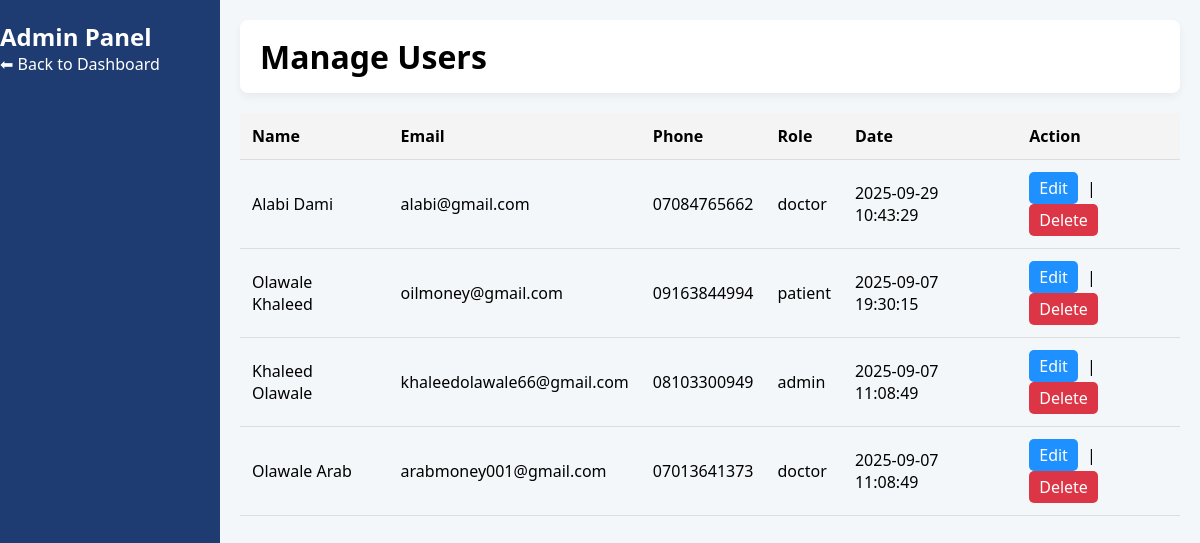
The app's page /dashboard/manage_users.php (signed in) with its own data.
### tables this page shows
CREATE TABLE `users` (
  `id` int(11) NOT NULL,
  `name` varchar(100) NOT NULL,
  `email` varchar(100) NOT NULL,
  `phone` varchar(20) DEFAULT NULL,
  `password` varchar(255) NOT NULL,
  `role` enum('admin','doctor','patient') NOT NULL,
  `created_at` timestamp NOT NULL DEFAULT current_timestamp()
);

### dashboard/manage_users.php (the view, shortened to what this page needs)
<?php
include '../includes/db.php';
$result = $conn->query("SELECT * FROM users ORDER BY created_at DESC");
?>
<!DOCTYPE html>
<html lang="en">
<head>
    <link rel="stylesheet" href="../assets/css/dashboard.css">
</head>
<body>
<div class="dashboard-container">
    <aside class="sidebar">
        <h2>Admin Panel</h2>
        <ul>
            <li><a class="link" href="admin.php">⬅ Back to Dashboard</a></li>
        </ul>
    </aside>
    <main class="main-content">
        <header class="topbar">
            <h1>Manage Users</h1>
        </header>
        <section class="content">
            <table class="messages-table">
                <thead>
                    <tr>
                        <th>Name</th>
                        <th>Email</th>
                        <th>Phone</th>
                        <th>Role</th>
                        <th>Date</th>
                        <th>Action</th>
                    </tr>
                </thead>
                <tbody>
                <?php if ($result->num_rows > 0): ?>
                    <?php while ($row = $result->fetch_assoc()): ?>
                        <tr>
                            <td><?php echo htmlspecialchars($row['name']); ?></td>
                            <td><?php echo htmlspecialchars($row['email']); ?></td>
                            <td><?php echo htmlspecialchars($row['phone']); ?></td>
                            <td><?php echo htmlspecialchars($row['role']); ?></td>
                            <td><?php echo $row['created_at']; ?></td>
                            <td>
                                <a class="btn-view" href="edit_user.php?id=<?php echo $row['id']; ?>">Edit</a> |
                                <a class="btn-delete" href="manage_users.php?delete=<?php echo $row['id']; ?>" onclick="return confirm('Are you sure you want to delete this user?')">Delete</a>
                            </td>
                        </tr>
                    <?php endwhile; ?>
                <?php else: ?>
                    <tr><td colspan="6">No users found.</td></tr>
                <?php endif; ?>
                </tbody>
            </table>
        </section>
    </main>
</div>
</body>
</html>

### assets/css/dashboard.css (style rules this page uses)
* { margin: 0; padding: 0; box-sizing: border-box; font-family: "Segoe UI", Tahoma, Geneva, Verdana, sans-serif; }
body { display: flex; background: #f4f7fa; }
.sidebar { width: 220px; background: #1e3c72; color: #fff; min-height: 100vh; padding: 20px 0; position: fixed; }
.main-content { margin-left: 220px; padding: 20px; width: calc(100% - 220px); }
.topbar { background: #fff; padding: 15px 20px; border-radius: 8px; display: flex; justify-content: space-between; align-items: center; margin-bottom: 20px; box-shadow: 0 4px 8px rgba(0, 0, 0, 0.05); }
table { width: 100%; border-collapse: collapse; }
table th, table td { padding: 12px; text-align: left; border-bottom: 1px solid #ddd; }
table th { background: #f4f4f4; }
.link { text-decoration: none; color: inherit; }
.btn-view { padding: 5px 10px; color: #fff; background-color: #1e90ff; text-decoration: none; border-radius: 5px; margin-right: 5px; display: inline-block; transition: background 0.3s; }
.btn-delete { padding: 5px 10px; color: #fff; background-color: #dc3545; text-decoration: none; border-radius: 5px; display: inline-block; transition: background 0.3s; }

### records on screen
users: name "Alabi Dami", email "alabi@gmail.com", phone "07084765662", role "doctor", created_at "2025-09-29 10:43:29"
users: name "Olawale Khaleed", email "oilmoney@gmail.com", phone "09163844994", role "patient", created_at "2025-09-07 19:30:15"
users: name "Khaleed Olawale", email "khaleedolawale66@gmail.com", phone "08103300949", role "admin", created_at "2025-09-07 11:08:49"
users: name "Olawale Arab", email "arabmoney001@gmail.com", phone "07013641373", role "doctor", created_at "2025-09-07 11:08:49"
